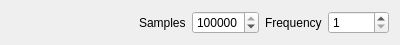
<?xml version="1.0" encoding="UTF-8"?>
<ui version="4.0">
 <class>DataStreamRecorder</class>
 <widget class="QWidget" name="DataStreamRecorder">
  <property name="geometry">
   <rect>
    <x>0</x>
    <y>0</y>
    <width>400</width>
    <height>45</height>
   </rect>
  </property>
  <property name="windowTitle">
   <string>Form</string>
  </property>
  <layout class="QHBoxLayout" name="horizontalLayout">
   <item>
    <spacer name="horizontalSpacer">
     <property name="orientation">
      <enum>Qt::Horizontal</enum>
     </property>
     <property name="sizeHint" stdset="0">
      <size>
       <width>235</width>
       <height>20</height>
      </size>
     </property>
    </spacer>
   </item>
   <item>
    <widget class="QLabel" name="label">
     <property name="text">
      <string>Samples</string>
     </property>
    </widget>
   </item>
   <item>
    <widget class="QSpinBox" name="samples">
     <property name="maximum">
      <number>100000</number>
     </property>
     <property name="value">
      <number>100000</number>
     </property>
    </widget>
   </item>
   <item>
    <widget class="QLabel" name="label_2">
     <property name="text">
      <string>Frequency</string>
     </property>
    </widget>
   </item>
   <item>
    <widget class="QSpinBox" name="frequency">
     <property name="minimum">
      <number>1</number>
     </property>
     <property name="maximum">
      <number>50000</number>
     </property>
     <property name="value">
      <number>1</number>
     </property>
    </widget>
   </item>
  </layout>
 </widget>
 <resources/>
 <connections/>
</ui>
